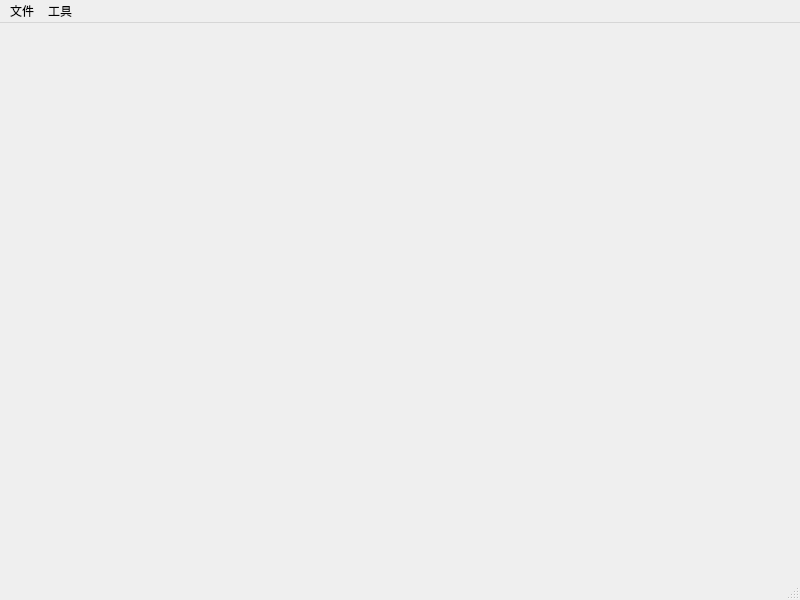
<?xml version="1.0" encoding="UTF-8"?>
<ui version="4.0">
 <class>MainWindow</class>
 <widget class="QMainWindow" name="MainWindow">
  <property name="geometry">
   <rect>
    <x>0</x>
    <y>0</y>
    <width>800</width>
    <height>600</height>
   </rect>
  </property>
  <property name="windowTitle">
   <string>MainWindow</string>
  </property>
  <widget class="QWidget" name="centralwidget">
   <layout class="QHBoxLayout" name="horizontalLayout">
    <item>
     <widget class="QWidget" name="widget" native="true">
      <layout class="QHBoxLayout" name="horizontalLayout_2">
       <item>
        <layout class="QVBoxLayout" name="verticalLayout"/>
       </item>
      </layout>
     </widget>
    </item>
   </layout>
  </widget>
  <widget class="QMenuBar" name="menubar">
   <property name="geometry">
    <rect>
     <x>0</x>
     <y>0</y>
     <width>800</width>
     <height>21</height>
    </rect>
   </property>
   <widget class="QMenu" name="menu">
    <property name="title">
     <string>文件</string>
    </property>
    <addaction name="actOpen"/>
   </widget>
   <widget class="QMenu" name="menu_2">
    <property name="title">
     <string>工具</string>
    </property>
    <addaction name="actReset"/>
    <addaction name="actAdd"/>
   </widget>
   <addaction name="menu"/>
   <addaction name="menu_2"/>
  </widget>
  <widget class="QStatusBar" name="statusbar"/>
  <action name="actOpen">
   <property name="text">
    <string>打开文件</string>
   </property>
   <property name="toolTip">
    <string>打开文件</string>
   </property>
   <property name="shortcut">
    <string>Ctrl+O</string>
   </property>
  </action>
  <action name="actReset">
   <property name="text">
    <string>重置</string>
   </property>
   <property name="toolTip">
    <string>重置</string>
   </property>
  </action>
  <action name="actAdd">
   <property name="text">
    <string>添加</string>
   </property>
   <property name="toolTip">
    <string>添加</string>
   </property>
  </action>
 </widget>
 <resources/>
 <connections/>
</ui>
